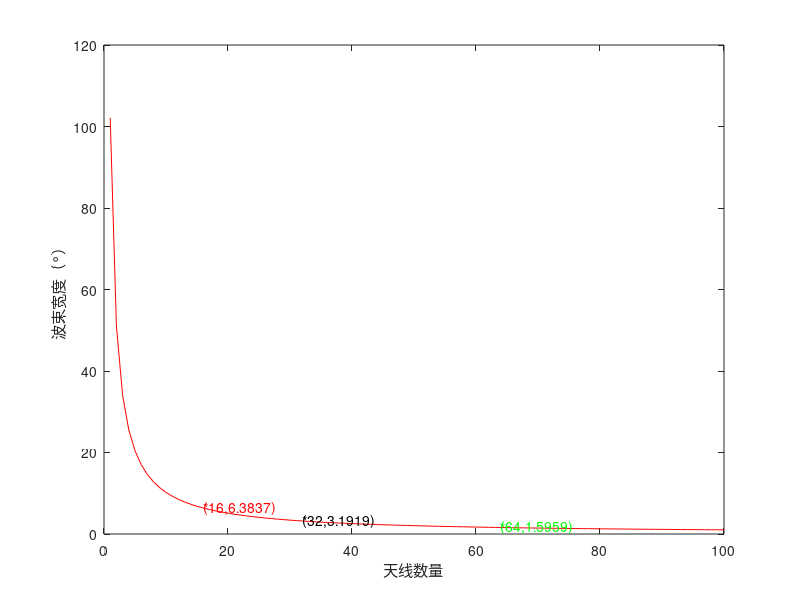

Source code (MATLAB):
%% 波束宽度和天线数量的关系：波束分辨率越高，波束宽度越小；

%天线阵列所达到的空间分辨率可以通过array factor (AF) 的半功率波束宽度来定量描述。[1]
%[1]J. Wu, C. Zhang, H. Liu and J. Yan, "Performance Analysis of Circular Antenna Array for Microwave Interferometric Radiometers," 
% in IEEE Transactions on Geoscience and Remote Sensing, vol. 55, no. 6, pp. 3261-3271, June 2017, doi: 10.1109/TGRS.2017.2667042.


clc;
clear;
lamda=0.03;          %波长为0.03米
d=1/2*lamda;        %阵元间距与波长的关系
theta0=3*pi/180;   %来波方向,matlab中三角函数需要弧度
antenna_num = 1 : 1 : 100;
beta_half=(1/cos(theta0))*51*(lamda/d)./antenna_num;
plot(antenna_num,beta_half,'r')
xlabel('天线数量')
ylabel('波束宽度（°）')
text(16, (1/cos(theta0))*51*(lamda/d)./16,'*','color','r')
text(16, (1/cos(theta0))*51*(lamda/d)./16, ['(',num2str(16),',',num2str((1/cos(theta0))*51*(lamda/d)./16),')'],'color','r');
text(32, (1/cos(theta0))*51*(lamda/d)./32,'*','color','k')
text(32, (1/cos(theta0))*51*(lamda/d)./32, ['(',num2str(32),',',num2str((1/cos(theta0))*51*(lamda/d)./32),')'],'color','k');
text(64, (1/cos(theta0))*51*(lamda/d)./64,'*','color','g')
text(64, (1/cos(theta0))*51*(lamda/d)./64, ['(',num2str(64),',',num2str((1/cos(theta0))*51*(lamda/d)./64),')'],'color','g')
% hold on;
% beta_half_1=2*abs(theta0-asin(0.88./antenna_num+sin(theta0)))*180/pi;
% plot(antenna_num,beta_half_1,'g')